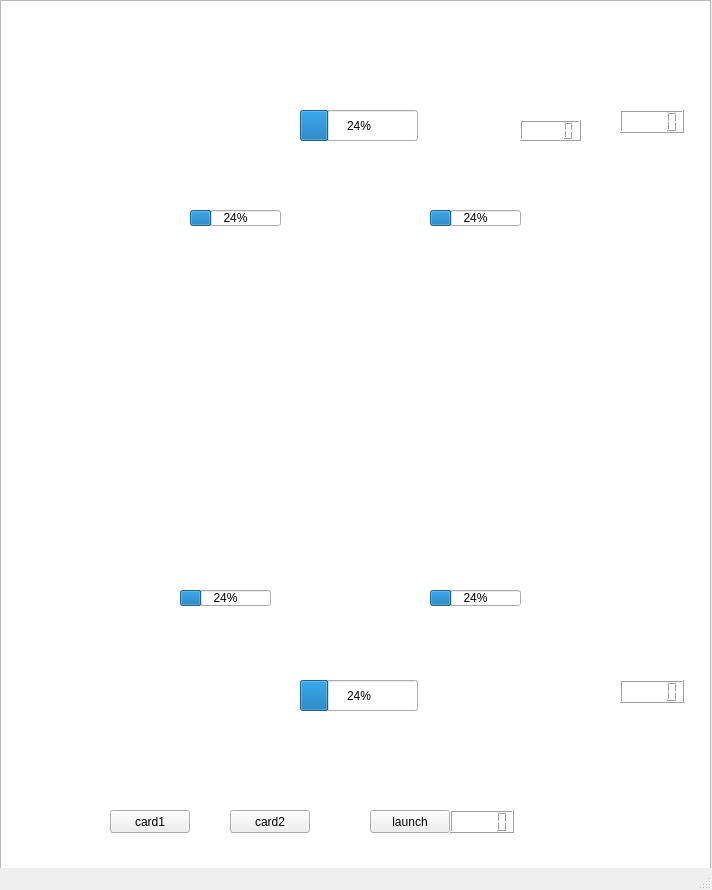
<?xml version="1.0" encoding="UTF-8"?>
<ui version="4.0">
 <class>gamewindow</class>
 <widget class="QMainWindow" name="gamewindow">
  <property name="geometry">
   <rect>
    <x>0</x>
    <y>0</y>
    <width>712</width>
    <height>890</height>
   </rect>
  </property>
  <property name="windowTitle">
   <string>MainWindow</string>
  </property>
  <widget class="QWidget" name="centralwidget">
   <widget class="QGraphicsView" name="graphicsView">
    <property name="geometry">
     <rect>
      <x>0</x>
      <y>0</y>
      <width>711</width>
      <height>871</height>
     </rect>
    </property>
   </widget>
   <widget class="QLCDNumber" name="lcdgametime">
    <property name="geometry">
     <rect>
      <x>520</x>
      <y>120</y>
      <width>61</width>
      <height>21</height>
     </rect>
    </property>
   </widget>
   <widget class="QLCDNumber" name="ourmoney">
    <property name="geometry">
     <rect>
      <x>620</x>
      <y>680</y>
      <width>64</width>
      <height>23</height>
     </rect>
    </property>
   </widget>
   <widget class="QProgressBar" name="building1_hp">
    <property name="geometry">
     <rect>
      <x>300</x>
      <y>680</y>
      <width>118</width>
      <height>31</height>
     </rect>
    </property>
    <property name="value">
     <number>24</number>
    </property>
   </widget>
   <widget class="QProgressBar" name="buliding2_hp">
    <property name="geometry">
     <rect>
      <x>300</x>
      <y>110</y>
      <width>118</width>
      <height>31</height>
     </rect>
    </property>
    <property name="value">
     <number>24</number>
    </property>
   </widget>
   <widget class="QLCDNumber" name="enemymoney">
    <property name="geometry">
     <rect>
      <x>620</x>
      <y>110</y>
      <width>64</width>
      <height>23</height>
     </rect>
    </property>
   </widget>
   <widget class="QProgressBar" name="ourtower_left">
    <property name="geometry">
     <rect>
      <x>180</x>
      <y>590</y>
      <width>91</width>
      <height>16</height>
     </rect>
    </property>
    <property name="value">
     <number>24</number>
    </property>
   </widget>
   <widget class="QProgressBar" name="ourtower_right">
    <property name="geometry">
     <rect>
      <x>430</x>
      <y>590</y>
      <width>91</width>
      <height>16</height>
     </rect>
    </property>
    <property name="value">
     <number>24</number>
    </property>
   </widget>
   <widget class="QProgressBar" name="enemytower_right">
    <property name="geometry">
     <rect>
      <x>430</x>
      <y>210</y>
      <width>91</width>
      <height>16</height>
     </rect>
    </property>
    <property name="value">
     <number>24</number>
    </property>
   </widget>
   <widget class="QProgressBar" name="enemytower_left">
    <property name="geometry">
     <rect>
      <x>190</x>
      <y>210</y>
      <width>91</width>
      <height>16</height>
     </rect>
    </property>
    <property name="value">
     <number>24</number>
    </property>
   </widget>
   <widget class="QPushButton" name="card1_button">
    <property name="geometry">
     <rect>
      <x>110</x>
      <y>810</y>
      <width>80</width>
      <height>23</height>
     </rect>
    </property>
    <property name="text">
     <string>card1</string>
    </property>
   </widget>
   <widget class="QPushButton" name="card2_button">
    <property name="geometry">
     <rect>
      <x>230</x>
      <y>810</y>
      <width>80</width>
      <height>23</height>
     </rect>
    </property>
    <property name="text">
     <string>card2</string>
    </property>
   </widget>
   <widget class="QPushButton" name="launch">
    <property name="geometry">
     <rect>
      <x>370</x>
      <y>810</y>
      <width>80</width>
      <height>23</height>
     </rect>
    </property>
    <property name="text">
     <string>launch</string>
    </property>
   </widget>
   <widget class="QLCDNumber" name="magic_time">
    <property name="geometry">
     <rect>
      <x>450</x>
      <y>810</y>
      <width>64</width>
      <height>23</height>
     </rect>
    </property>
   </widget>
  </widget>
  <widget class="QMenuBar" name="menubar">
   <property name="geometry">
    <rect>
     <x>0</x>
     <y>0</y>
     <width>712</width>
     <height>20</height>
    </rect>
   </property>
  </widget>
  <widget class="QStatusBar" name="statusbar"/>
 </widget>
 <resources/>
 <connections/>
</ui>
